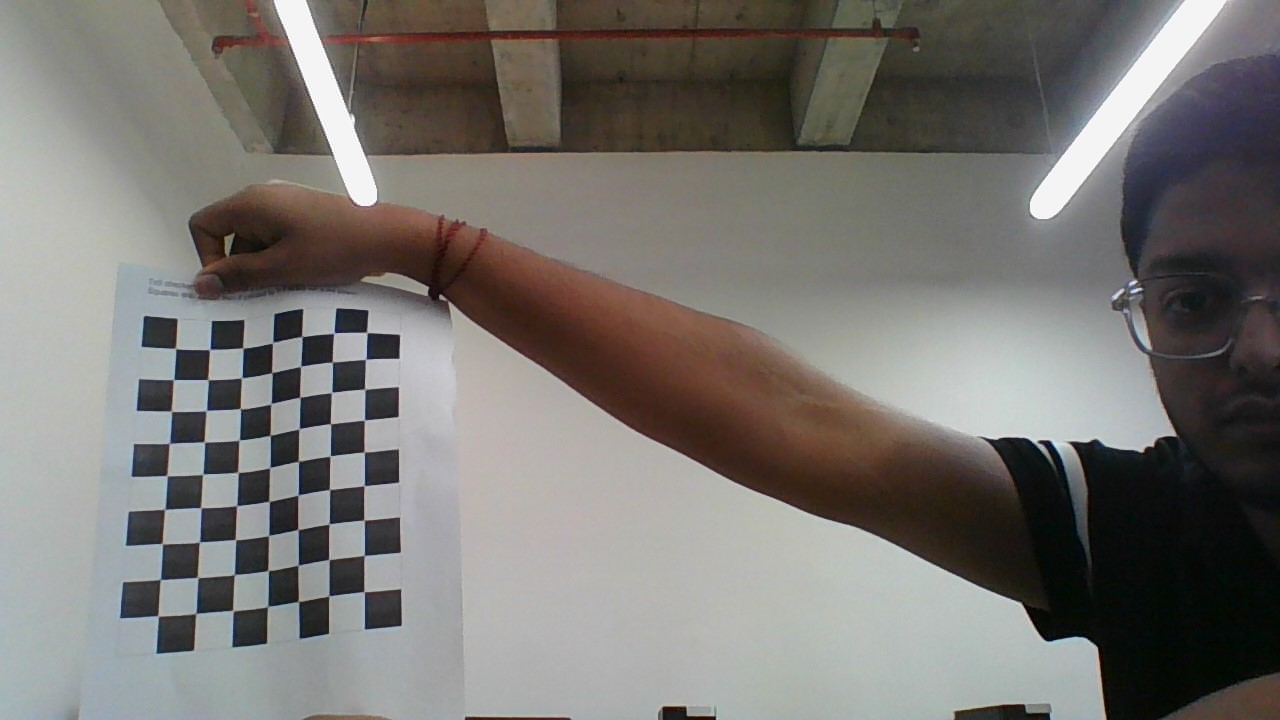
#> input picture 1.jpg, 1280 x 720 px
$ jupyter execute Image_Registeration.ipynb
#> lines starting #> are read from the running program, lines starting #| are printed output that depends on the picture
[cell 1]
import cv2
import numpy as np

# Open the image files.
img1_color = cv2.imread("1.jpg") # Image to be aligned.
#> img1_color is the input picture: shape (720, 1280, 3); mean B, G, R 113.2, 117, 119.8
img2_color = cv2.imread("2.jpg") # Reference image.
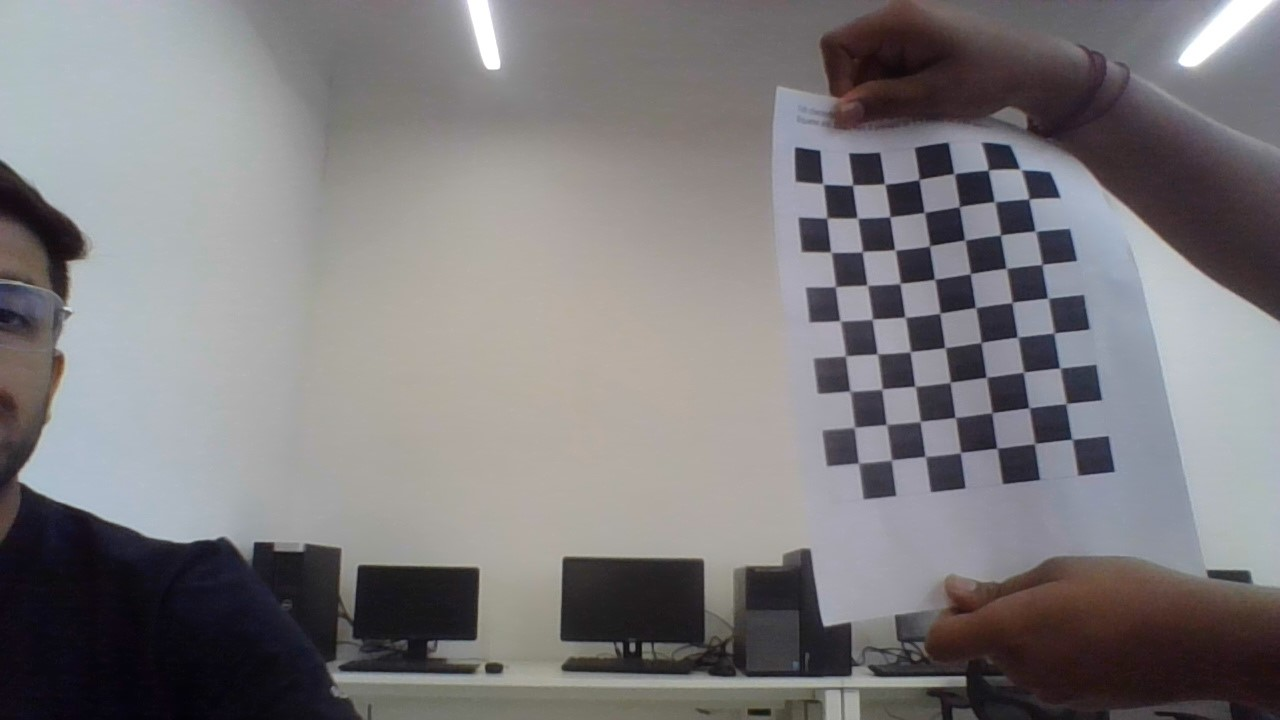
#> input picture 2.jpg, 1280 x 720 px
#> img2_color is the input picture: shape (720, 1280, 3); mean B, G, R 124.5, 122.5, 125.1

# Convert to grayscale.
img1 = cv2.cvtColor(img1_color, cv2.COLOR_BGR2GRAY)
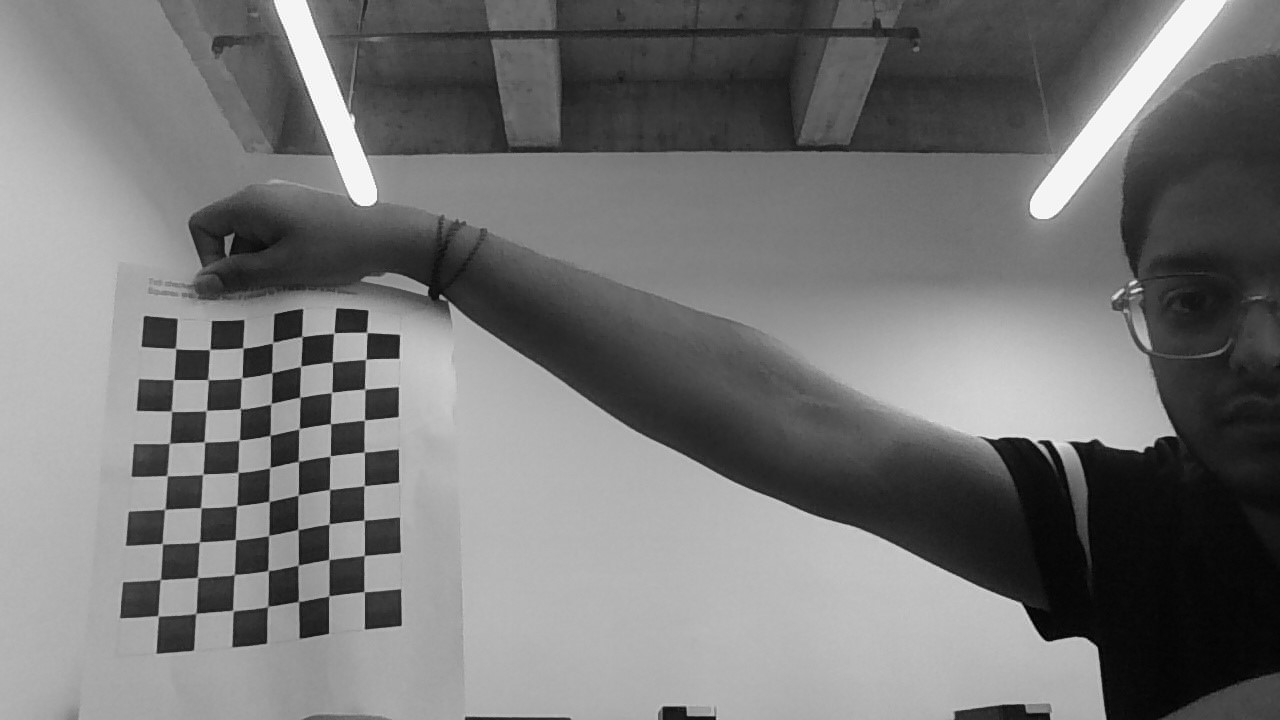
#> img1: shape (720, 1280); min 0, max 255, mean 117.4
img2 = cv2.cvtColor(img2_color, cv2.COLOR_BGR2GRAY)
height, width = img2.shape
#> height = 720; width = 1280

# Create ORB detector with 5000 features.
orb_detector = cv2.ORB_create(5000)

# Find keypoints and descriptors.
# The first arg is the image, second arg is the mask
# (which is not required in this case).
kp1, d1 = orb_detector.detectAndCompute(img1, None)
#> kp1 = 3086 keypoints; strongest (x, y, size): (1041, 442, 44.6), (1042, 442, 53.6), (369, 357, 44.6), (1043, 442, 64.3)
kp2, d2 = orb_detector.detectAndCompute(img2, None)
#> kp2 = 2974 keypoints; strongest (x, y, size): (1036, 204, 111.1), (849, 211, 111.1), (1033, 202, 77.1), (851, 212, 92.6)

# Match features between the two images.
# We create a Brute Force matcher with
# Hamming distance as measurement mode.
matcher = cv2.BFMatcher(cv2.NORM_HAMMING, crossCheck = True)

# Match the two sets of descriptors.
matches = matcher.match(d1, d2)
#> matches = 768 matches

# Sort matches on the basis of their Hamming distance.
matches = sorted(matches , key = lambda x: x.distance)

# Take the top 90 % matches forward.
matches = matches[:int(len(matches)*0.9)]
#> matches = 691 matches
no_of_matches = len(matches)
#> no_of_matches = 691

# Define empty matrices of shape no_of_matches * 2.
p1 = np.zeros((no_of_matches, 2))
p2 = np.zeros((no_of_matches, 2))

for i in range(len(matches)):
    p1[i, :] = kp1[matches[i].queryIdx].pt
    p2[i, :] = kp2[matches[i].trainIdx].pt
#> after the loop, p1 = 691 pairs, first value 122.4 to 1174, second value 136.2 to 651.6; p2 = 691 pairs, first value 56.4 to 1208, second value 65.66 to 672

# Find the homography matrix.
homography, mask = cv2.findHomography(p1, p2, cv2.RANSAC)
#> homography = [[28.67, 5.43, -1538.4], [3.43, 12.88, -3800.9], [0.0226, 0.00308, 1]]; mask = 691 values, max 1 at index 217, min 0 at index 0, mean 0.0391

# Use this matrix to transform the
# colored image wrt the reference image.
transformed_img = cv2.warpPerspective(img1_color,
					homography, (width, height))
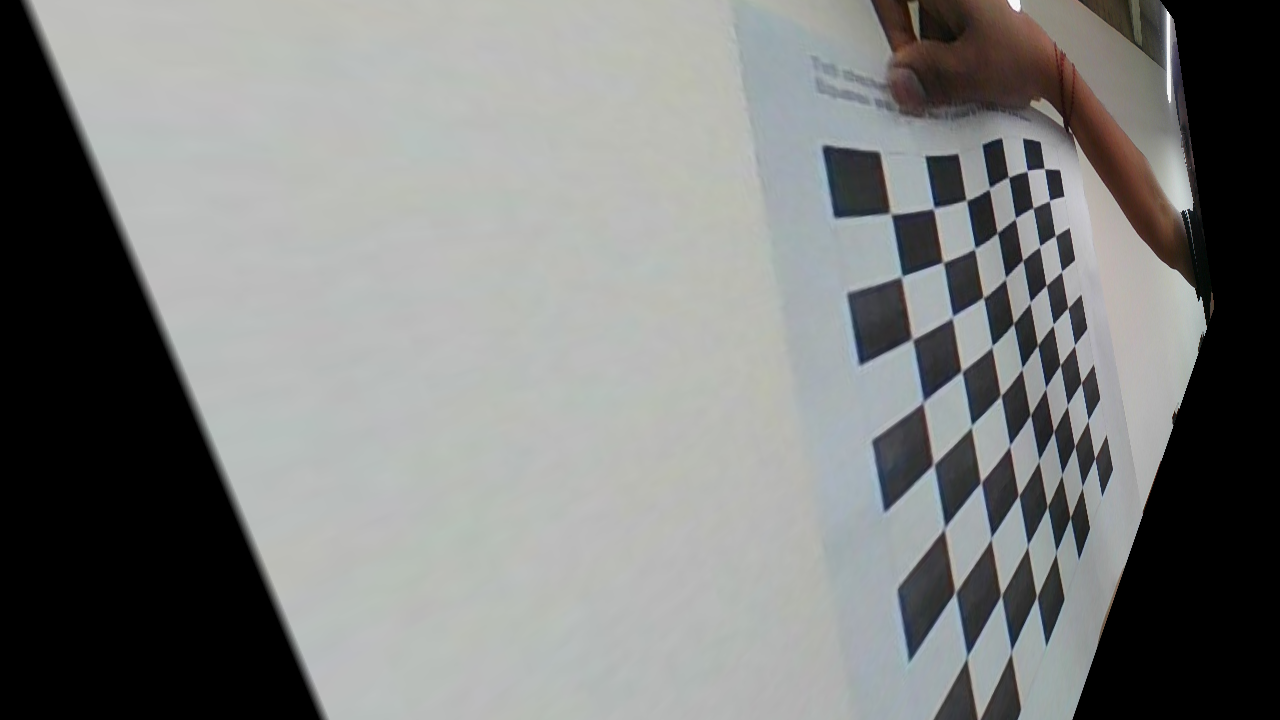
#> transformed_img: shape (720, 1280, 3); mean B, G, R 126.3, 127.4, 125.9

# Save the output.
cv2.imwrite('output.jpg', transformed_img)
#> Out = True
